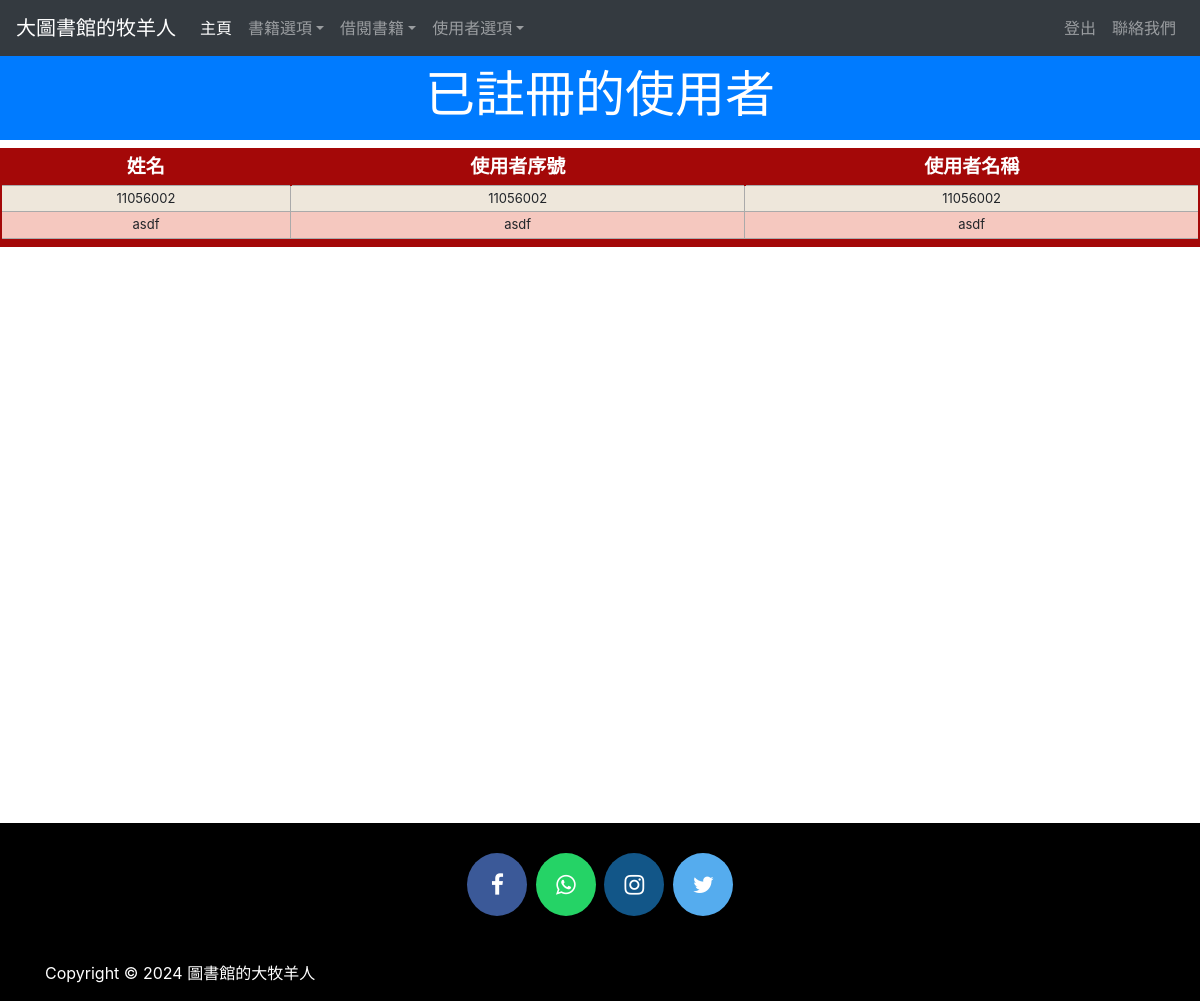
The app's page /viewstudent (signed in) with its own data.
### library/models.py (models this page shows, shortened)
class StudentExtra(models.Model):
    user=models.OneToOneField(User,on_delete=models.CASCADE)
    enrollment = models.CharField(max_length=40)
    branch = models.CharField(max_length=40)
    @property
    def get_name(self):
        return self.user.first_name

### library/views.py (the view)
# urls.py: path('viewstudent', views.viewstudent_view),
@login_required(login_url='adminlogin')
@user_passes_test(is_admin)
def viewstudent_view(request):
    students=models.StudentExtra.objects.all()
    return render(request,'library/viewstudent.html',{'students':students})

### library/views.py (called while the page is built)
def is_admin(user):
    if user.is_superuser or user.is_staff:
        return True
    else:
        return False

### library/templates/library/viewstudent.html (shortened to what this page needs)
<!DOCTYPE html>
<html lang="en" dir="ltr">
  <head>
  </head>
  <body>
    {% include "library/navbaradmin.html" %}
    <br>
    <br>
    <h3 class="p-3 mb-2 bg-primary text-white" style = 'font-size: 50px;text-align:center;'>已註冊的使用者</h3>
    {% if students%}
<table class="redTable">
<thead>
<tr>
<th>姓名</th>
<th>使用者序號</th>
<th>使用者名稱</th>
</tr>
</thead>
<tfoot>
<tr>
<td colspan="3">
</td>
</tr>
</tfoot>
<tbody>
  {% for s in students %}
    <tr>
      <td>{{s.get_name}}</td>
      <td>{{s.enrollment}}</td>
      <td>{{s.branch}}</td>
    </tr>
  {% endfor %}
</tbody>
</table>
{%else%}
<h1> 目前沒有已註冊的使用者</h1>
{%endif%}
<br><br><br><br><br><br><br><br><br>
<br><br><br><br><br><br><br><br><br>
<br><br><br><br><br><br>
  {% include "library/footer.html" %}
  </body>
</html>

### library/templates/library/viewstudent.html (style rules this page uses)
table.redTable { border: 2px solid #A40808; background-color: #EEE7DB; width: 100%; text-align: center; border-collapse: collapse; }
table.redTable td, table.redTable th { border: 1px solid #AAAAAA; padding: 3px 2px; }
table.redTable tbody td { font-size: 13px; }
table.redTable tr:nth-child(even) { background: #F5C8BF; }
table.redTable thead { background: #A40808; }
table.redTable thead th { font-size: 19px; font-weight: bold; color: #FFFFFF; text-align: center; border-left: 2px solid #A40808; }
table.redTable thead th:first-child { border-left: none; }
table.redTable tfoot { font-size: 13px; font-weight: bold; color: #FFFFFF; background: #A40808; }
table.redTable tfoot td { font-size: 13px; }

### records on screen
StudentExtra: get_name "11056002", enrollment "11056002", branch "11056002"
StudentExtra: get_name "asdf", enrollment "asdf", branch "asdf"
